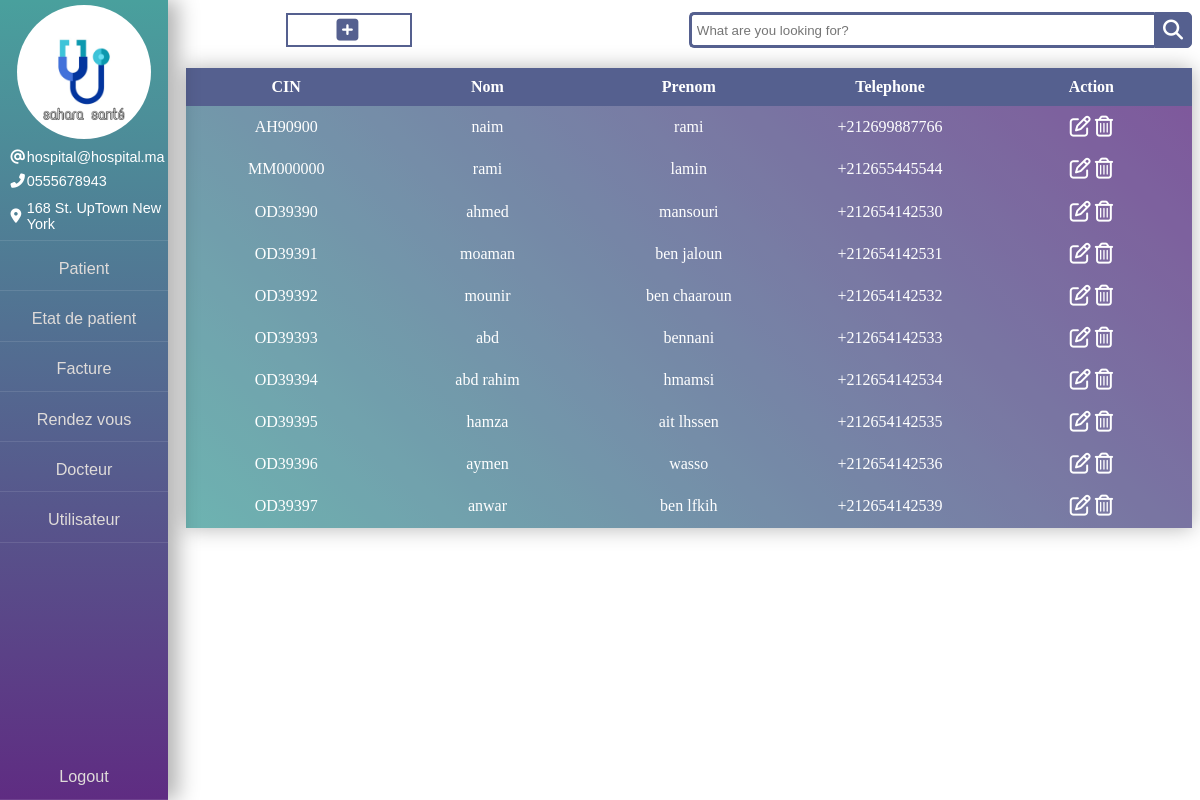
Page /src/pages/docteur.php (signed in) on the committed database.
### tables this page shows
CREATE TABLE `docteur` (
  `cin_D` varchar(20) NOT NULL,
  `nom` varchar(50) NOT NULL,
  `prenom` varchar(50) NOT NULL,
  `tel` int(20) NOT NULL
);

### src/pages/docteur.php (the view, shortened to what this page needs)
<!DOCTYPE html>
<html lang="en">
<head>
    <link rel="stylesheet" href="../css/patient.css">
</head>
<body>
    <?php
        include_once 'side__bar.php';
    ?>
    <main class="main">
            <div class="sub_main">
                <div class="add-new">
                    <section class="container">
                        <button class="add-new-button" data-hover="Add new patient" id="add-new-button" onclick="add_new()">
                        <div><i class="fas fa-plus-square"></i></div>
                    </button>
                    </section>
                </div>
                <div class="search__div">
                    <div class="wrap">
                        <div class="search">
                            <input type="text" id="search" class="searchTerm" placeholder="What are you looking for?">
                            <button type="submit" class="searchButton">
                            <i class="fa fa-search"></i>
                        </button>
                        </div>
                    </div>
                </div>
            </div>
            <div class="container-table" id="container-table">
                <table class="table-table" id="table-table">
                    <thead class="thead-table">
                        <tr class="tr-table-head">
                            <th class="th-table">CIN</th>
                            <th class="th-table">Nom</th>
                            <th class="th-table">Prenom</th>
                            <th class="th-table">Telephone</th>
                            <th class="th-table">Action</th>
                        </tr>
                    </thead>
                    <tbody class="tbody-table">
                        <?php
                            include_once 'connect.php';
                            $sql = "SELECT * FROM docteur";
                            $result = $conn->query($sql);
                            if ($result->num_rows > 0) {
                                while ($row = $result->fetch_assoc()) {
                                    echo '
                                    <tr class="tr-table-main row_' . $row['cin_D'] . '">
                                        <td class="td-table cin_D">' . $row['cin_D'] . '</td>
                                        <td class="td-table nom">' . $row['nom'] . '</td>
                                        <td class="td-table prenom">' . $row['prenom'] . '</td>
                                        <td class="td-table tel">+212' . $row['tel'] . '</td>
                                        <td class="td-table">
                                            <a href="#" onclick="showinput('."'row_".$row['cin_D']."'".')"><i class="fas fa-edit"></i></a>
                                            <a onclick="varif_delete('."'".$row['cin_D']."'".')"><i class="fas fa-trash-alt"></i></a>
                                            <a id="'.$row['cin_D'].'" href="delete_docteur.php?cin_D='.$row['cin_D'].'"></a>
                                        </td>
                                    </tr>
                                    <tr class="tr-table hide hide_row_'.$row['cin_D'].'">
                                                        <input type="hidden" name="cin_D_init" value="'.$row['cin_D'].'" />
                                                        <td class="td-table"><input type="text" name="cin_D" value="'.$row['cin_D'].'"></td>
                                                        <td class="td-table"><input type="text" name="nom" value="'.$row['nom'].'"></td>
                                                        <td class="td-table"><input type="text" name="prenom" value="'.$row['prenom'].'"></td>
                                                        <td class="td-table">+212<input type="tel" name="tel" value="'.$row['tel'].'"></td>
                                                        <input type="submit" id="'.$row['cin_D'].'" value="Enregistre" name="enregistre_patien">
                                                        <i class="fas fa-times-circle" onclick="deleteinput('."'row_".$row['cin_D']."'".')"></i>
                                    </tr>
                                        ';
                                }
                            }
                        ?>
                    </tbody>
                </table>
            </div>
    </main>
</body>
</html>

### src/css/patient.css (style rules this page uses)
.main { margin-left: 15%; margin-top: 1vw; }
.sub_main { display: flex; align-items: center; }
.sub_main div { flex-grow: 1; width: 100%; }
.container-table { margin-top: 2%; display: flex; justify-content: center; }
.search { width: 100%; position: relative; display: flex; }
.searchTerm { width: 100%; border: 3px solid #55608f; border-right: none; padding: 5px; height: 36px; border-radius: 5px 0 0 5px; outline: none; color: #9dbfaf; }
.searchButton { width: 40px; height: 36px; border: 1px solid #55608f; background: #55608f; text-align: center; color: #fff; border-radius: 0 5px 5px 0; cursor: pointer; font-size: 20px; }
.wrap { width: 80%; }
section.container { font: 300 1em/1.5 "Open Sans", "Helvetica Neue", Arial, sans-serif; min-width: 50%; padding-left: 20%; }
.add-new-button { background: white; outline: none; position: relative; border: 2px solid #55608f; padding: 0.6% 12%; overflow: hidden; }
.add-new-button:before { content: attr(data-hover); position: absolute; top: 50%; left: 0; width: 100%; text-transform: uppercase; letter-spacing: 1px; font-weight: 800; font-size: 9px; opacity: 0; transform: translate(100%, -50%); transition: all 0.3s ease-in-out; color: #55608f; height: 15px; }
.add-new-button div { text-transform: uppercase; letter-spacing: 3px; font-weight: 800; font-size: 1%; transition: all 0.3s ease-in-out; color: #55608f; }
.fa-plus-square { font-size: 25px; }
.table-table { background: linear-gradient(45deg, #49a09d, #5f2c82); width: 100%; border-collapse: collapse; overflow: hidden; box-shadow: 0 0 20px rgb(0 0 0 / 30%); flex-grow: 1; text-align: center; }
.th-table, .td-table { padding: 1%; background-color: rgba(255, 255, 255, 0.2); color: #fff; width: 14.28571428571429%; }
.thead-table .th-table { background-color: #55608f; }
.fa-edit, .fa-trash-alt { font-size: 25px; font-size: 21px; color: white; font-weight: 100 !important; }

### src/pages/side__bar.php (style rules this page uses)
body { background-image: url(../image/Hospital.jpg); background-size: cover; }

### rows in the picture
docteur: cin_D "AH90900", nom "naim", prenom "rami", tel "699887766"
docteur: cin_D "MM000000", nom "rami", prenom "lamin", tel "655445544"
docteur: cin_D "OD39390", nom "ahmed", prenom "mansouri", tel "654142530"
docteur: cin_D "OD39391", nom "moaman", prenom "ben jaloun", tel "654142531"
docteur: cin_D "OD39392", nom "mounir", prenom "ben chaaroun", tel "654142532"
docteur: cin_D "OD39393", nom "abd", prenom "bennani", tel "654142533"
docteur: cin_D "OD39394", nom "abd rahim", prenom "hmamsi", tel "654142534"
docteur: cin_D "OD39395", nom "hamza", prenom "ait lhssen", tel "654142535"
docteur: cin_D "OD39396", nom "aymen", prenom "wasso", tel "654142536"
docteur: cin_D "OD39397", nom "anwar", prenom "ben lfkih", tel "654142539"
